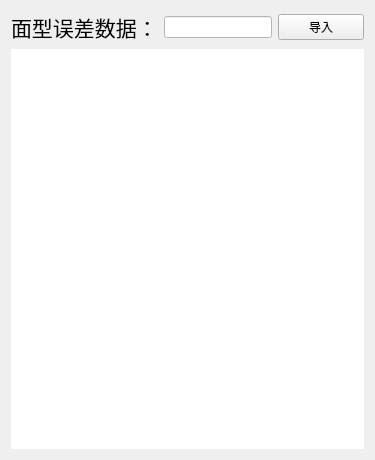
             <widget class="QWidget" name="page_5">
              <layout class="QGridLayout" name="gridLayout_17">
               <item row="0" column="0">
                <layout class="QHBoxLayout" name="horizontalLayout_7">
                 <item>
                  <widget class="QLabel" name="label_60">
                   <property name="font">
                    <font>
                     <family>3ds</family>
                     <pointsize>16</pointsize>
                    </font>
                   </property>
                   <property name="text">
                    <string>面型误差数据：</string>
                   </property>
                  </widget>
                 </item>
                 <item>
                  <widget class="QLineEdit" name="lineEdit_dataname">
                   <property name="styleSheet">
                    <string notr="true">background-color: rgb(255, 255, 255);</string>
                   </property>
                  </widget>
                 </item>
                 <item>
                  <widget class="QPushButton" name="pushButton_15">
                   <property name="minimumSize">
                    <size>
                     <width>86</width>
                     <height>20</height>
                    </size>
                   </property>
                   <property name="text">
                    <string>导入</string>
                   </property>
                  </widget>
                 </item>
                </layout>
               </item>
               <item row="1" column="0">
                <widget class="QCustomPlot" name="customPlot_2" native="true">
                 <property name="minimumSize">
                  <size>
                   <width>0</width>
                   <height>400</height>
                  </size>
                 </property>
                 <property name="styleSheet">
                  <string notr="true">background-color: rgb(255, 255, 255);</string>
                 </property>
                </widget>
               </item>
              </layout>
             </widget>
